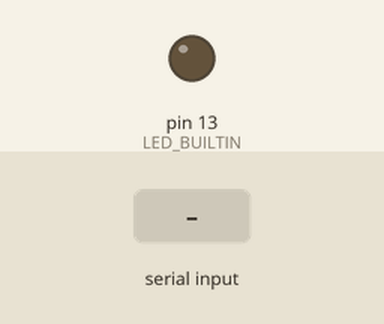
Bench run of a sketch on a simulated Arduino Uno, built with avr-gcc and run on an emulated ATmega328P. Shown: output pins drawn as LEDs (lit = HIGH). The test bench sets the inputs (shaded band). What the sketch prints to the serial monitor is not drawn.

Above: at 1.2 s.
1.3 s: "1\n" received over Serial
At 3.1 s:
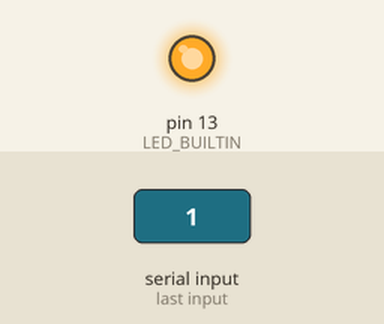
Timing chart, 0 to 8.1 s (numbered marks = the images above; inputs shaded):
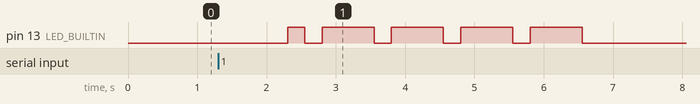

The sketch:

morse_led.ino
```cpp
enum MorseParts
{
  Dot = 0,
  Dash = 1,
  ERR = -1
};

enum PrintState
{
  IDENTIFY,
  PRINT_CHAR,
  WORD_WAIT,
  ON_WAIT,
  OFF_WAIT,
  COMPLETE
};

enum PrintErrors
{
  NO_ERROR = 0,
  INVAL_MORSE_BIT = 1,
  ESCAPE_RECEIVED = 2,
  INVAL_PRINT_STATE = 3
};

static const int UNIT_LENGTH_MS = 250;//ms

static const int DOT_DELAY_MS = 1 * UNIT_LENGTH_MS;
static const int DASH_DELAY_MS = 3 * UNIT_LENGTH_MS;
static const int PART_DELAY_MS = 1 * UNIT_LENGTH_MS;
static const int LETTER_DELAY_MS = 3 * UNIT_LENGTH_MS;
static const int WORD_DELAY_MS = 7 * UNIT_LENGTH_MS;

struct MorseLetter
{
  char num_parts;
  char parts;
};

const MorseLetter MORSE_LUT[] =
{
  { 0, 0b0 },// 0 - NUL
  { 0, 0b0 },// 1 - SOH
  { 0, 0b0 },// 2 - STX
  { 0, 0b0 },// 3 - ETX
  { 0, 0b0 },// 4 - EOT
  { 0, 0b0 },// 5 - ENQ
  { 0, 0b0 },// 6 - ACK
  { 0, 0b0 },// 7 - BEL
  { 0, 0b0 },// 8 - BS
  { 0, 0b0 },// 9 - HT
  { 0, 0b0 },// 10 - LF
  { 0, 0b0 },// 11 - VT
  { 0, 0b0 },// 12 - FF
  { 0, 0b0 },// 13 - CR
  { 0, 0b0 },// 14 - SO
  { 0, 0b0 },// 15 - SI
  { 0, 0b0 },// 16 - DLE
  { 0, 0b0 },// 17 - DC1
  { 0, 0b0 },// 18 - DC2
  { 0, 0b0 },// 19 - DC3
  { 0, 0b0 },// 20 - DC4
  { 0, 0b0 },// 21 - NAK
  { 0, 0b0 },// 22 - SYN
  { 0, 0b0 },// 23 - ETB
  { 0, 0b0 },// 24 - CAN
  { 0, 0b0 },// 25 - EM
  { 0, 0b0 },// 26 - SUB
  { 0, 0b0 },// 27 - ESC
  { 0, 0b0 },// 28 - FS
  { 0, 0b0 },// 29 - GS
  { 0, 0b0 },// 30 - RS
  { 0, 0b0 },// 31 - US
  { 0, 0b0 },// 32 - space
  { 0, 0b0 },// 33 - !
  { 0, 0b0 },// 34 - "
  { 0, 0b0 },// 35 - #
  { 0, 0b0 },// 36 - $
  { 0, 0b0 },// 37 - %
  { 0, 0b0 },// 38 - &
  { 0, 0b0 },// 39 - '
  { 0, 0b0 },// 40 - (
  { 0, 0b0 },// 41 - )
  { 0, 0b0 },// 42 - *
  { 0, 0b0 },// 43 - +
  { 0, 0b0 },// 44 - ,
  { 0, 0b0 },// 45 - -
  { 0, 0b0 },// 46 - .
  { 0, 0b0 },// 47 - /
  { 5, 0b11111 },// 48 - 0
  { 5, 0b11110 },// 49 - 1
  { 5, 0b11100 },// 50 - 2
  { 5, 0b11000 },// 51 - 3
  { 5, 0b10000 },// 52 - 4
  { 5, 0b00000 },// 53 - 5
  { 5, 0b00001 },// 54 - 6
  { 5, 0b00011 },// 55 - 7
  { 5, 0b00111 },// 56 - 8
  { 5, 0b01111 },// 57 - 9
  { 0, 0b0 },// 58 - :
  { 0, 0b0 },// 59 - ;
  { 0, 0b0 },// 60 - <
  { 0, 0b0 },// 61 - =
  { 0, 0b0 },// 62 - >
  { 0, 0b0 },// 63 - ?
  { 0, 0b0 },// 64 - @
  { 2, 0b10 },// 65 - A
  { 4, 0b0001 },// 66 - B
  { 4, 0b0101 },// 67 - C
  { 3, 0b001 },// 68 - D
  { 1, 0b0 },// 69 - E
  { 4, 0b0100 },// 70 - F
  { 3, 0b011 },// 71 - G
  { 4, 0b0000 },// 72 - H
  { 2, 0b00 },// 73 - I
  { 4, 0b1110 },// 74 - J
  { 3, 0b101 },// 75 - K
  { 4, 0b0010 },// 76 - L
  { 2, 0b11 },// 77 - M
  { 2, 0b01 },// 78 - N
  { 3, 0b111 },// 79 - O
  { 4, 0b0110 },// 80 - P
  { 4, 0b1011 },// 81 - Q
  { 3, 0b010 },// 82 - R
  { 3, 0b000 },// 83 - S
  { 1, 0b1 },// 84 - T
  { 3, 0b100 },// 85 - U
  { 4, 0b1000 },// 86 - V
  { 3, 0b110 },// 87 - W
  { 4, 0b1001 },// 88 - X
  { 4, 0b1101 },// 89 - Y
  { 4, 0b0011 },// 90 - Z
  { 0, 0b0 },// 91 - [
  { 0, 0b0 },// 92 - backslash
  { 0, 0b0 },// 93 - ]
  { 0, 0b0 },// 94 - ^
  { 0, 0b0 },// 95 - _
  { 0, 0b0 },// 96 - `
  { 2, 0b10 },// 97 - a
  { 4, 0b0001 },// 98 - b
  { 4, 0b0101 },// 99 - c
  { 3, 0b001 },// 100 - d
  { 1, 0b0 },// 101 - e
  { 4, 0b0100 },// 102 - f
  { 3, 0b011 },// 103 - g
  { 4, 0b0000 },// 104 - h
  { 2, 0b00 },// 105 - i
  { 4, 0b1110 },// 106 - j
  { 3, 0b101 },// 107 - k
  { 4, 0b0010 },// 108 - l
  { 2, 0b11 },// 109 - m
  { 2, 0b01 },// 110 - n
  { 3, 0b111 },// 111 - o
  { 4, 0b0110 },// 112 - p
  { 4, 0b1011 },// 113 - q
  { 3, 0b010 },// 114 - r
  { 3, 0b000 },// 115 - s
  { 1, 0b1 },// 116 - t
  { 3, 0b100 },// 117 - u
  { 4, 0b1000 },// 118 - v
  { 3, 0b110 },// 119 - w
  { 4, 0b1001 },// 120 - x
  { 4, 0b1101 },// 121 - y
  { 4, 0b0011 },// 122 - z
  { 0, 0b0 },// 123 - {
  { 0, 0b0 },// 124 - |
  { 0, 0b0 },// 125 - }
  { 0, 0b0 },// 126 - ~
  { 0, 0b0 },// 127 - DEL
  { 0, 0b0 },// 128 -
  { 0, 0b0 },// 129 -
  { 0, 0b0 },// 130 -
  { 0, 0b0 },// 131 -
  { 0, 0b0 },// 132 -
  { 0, 0b0 },// 133 -
  { 0, 0b0 },// 134 -
  { 0, 0b0 },// 135 -
  { 0, 0b0 },// 136 -
  { 0, 0b0 },// 137 -
  { 0, 0b0 },// 138 -
  { 0, 0b0 },// 139 -
  { 0, 0b0 },// 140 -
  { 0, 0b0 },// 141 -
  { 0, 0b0 },// 142 -
  { 0, 0b0 },// 143 -
  { 0, 0b0 },// 144 -
  { 0, 0b0 },// 145 -
  { 0, 0b0 },// 146 -
  { 0, 0b0 },// 147 -
  { 0, 0b0 },// 148 -
  { 0, 0b0 },// 149 -
  { 0, 0b0 },// 150 -
  { 0, 0b0 },// 151 -
  { 0, 0b0 },// 152 -
  { 0, 0b0 },// 153 -
  { 0, 0b0 },// 154 -
  { 0, 0b0 },// 155 -
  { 0, 0b0 },// 156 -
  { 0, 0b0 },// 157 -
  { 0, 0b0 },// 158 -
  { 0, 0b0 },// 159 -
  { 0, 0b0 },// 160 -
  { 0, 0b0 },// 161 -
  { 0, 0b0 },// 162 -
  { 0, 0b0 },// 163 -
  { 0, 0b0 },// 164 -
  { 0, 0b0 },// 165 -
  { 0, 0b0 },// 166 -
  { 0, 0b0 },// 167 -
  { 0, 0b0 },// 168 -
  { 0, 0b0 },// 169 -
  { 0, 0b0 },// 170 -
  { 0, 0b0 },// 171 -
  { 0, 0b0 },// 172 -
  { 0, 0b0 },// 173 -
  { 0, 0b0 },// 174 -
  { 0, 0b0 },// 175 -
  { 0, 0b0 },// 176 -
  { 0, 0b0 },// 177 -
  { 0, 0b0 },// 178 -
  { 0, 0b0 },// 179 -
  { 0, 0b0 },// 180 -
  { 0, 0b0 },// 181 -
  { 0, 0b0 },// 182 -
  { 0, 0b0 },// 183 -
  { 0, 0b0 },// 184 -
  { 0, 0b0 },// 185 -
  { 0, 0b0 },// 186 -
  { 0, 0b0 },// 187 -
  { 0, 0b0 },// 188 -
  { 0, 0b0 },// 189 -
  { 0, 0b0 },// 190 -
  { 0, 0b0 },// 191 -
  { 0, 0b0 },// 192 -
  { 0, 0b0 },// 193 -
  { 0, 0b0 },// 194 -
  { 0, 0b0 },// 195 -
  { 0, 0b0 },// 196 -
  { 0, 0b0 },// 197 -
  { 0, 0b0 },// 198 -
  { 0, 0b0 },// 199 -
  { 0, 0b0 },// 200 -
  { 0, 0b0 },// 201 -
  { 0, 0b0 },// 202 -
  { 0, 0b0 },// 203 -
  { 0, 0b0 },// 204 -
  { 0, 0b0 },// 205 -
  { 0, 0b0 },// 206 -
  { 0, 0b0 },// 207 -
  { 0, 0b0 },// 208 -
  { 0, 0b0 },// 209 -
  { 0, 0b0 },// 210 -
  { 0, 0b0 },// 211 -
  { 0, 0b0 },// 212 -
  { 0, 0b0 },// 213 -
  { 0, 0b0 },// 214 -
  { 0, 0b0 },// 215 -
  { 0, 0b0 },// 216 -
  { 0, 0b0 },// 217 -
  { 0, 0b0 },// 218 -
  { 0, 0b0 },// 219 -
  { 0, 0b0 },// 220 -
  { 0, 0b0 },// 221 -
  { 0, 0b0 },// 222 -
  { 0, 0b0 },// 223 -
  { 0, 0b0 },// 224 -
  { 0, 0b0 },// 225 -
  { 0, 0b0 },// 226 -
  { 0, 0b0 },// 227 -
  { 0, 0b0 },// 228 -
  { 0, 0b0 },// 229 -
  { 0, 0b0 },// 230 -
  { 0, 0b0 },// 231 -
  { 0, 0b0 },// 232 -
  { 0, 0b0 },// 233 -
  { 0, 0b0 },// 234 -
  { 0, 0b0 },// 235 -
  { 0, 0b0 },// 236 -
  { 0, 0b0 },// 237 -
  { 0, 0b0 },// 238 -
  { 0, 0b0 },// 239 -
  { 0, 0b0 },// 240 -
  { 0, 0b0 },// 241 -
  { 0, 0b0 },// 242 -
  { 0, 0b0 },// 243 -
  { 0, 0b0 },// 244 -
  { 0, 0b0 },// 245 -
  { 0, 0b0 },// 246 -
  { 0, 0b0 },// 247 -
  { 0, 0b0 },// 248 -
  { 0, 0b0 },// 249 -
  { 0, 0b0 },// 250 -
  { 0, 0b0 },// 251 -
  { 0, 0b0 },// 252 -
  { 0, 0b0 },// 253 -
  { 0, 0b0 },// 254 -
  { 0, 0b0 }// 255 -
};

MorseParts getNextMorseBit(const MorseLetter letter, int currentPart)
{
  if (currentPart >= letter.num_parts)
  {
    return MorseParts::ERR;
  }

  return (MorseParts)((letter.parts >> currentPart) & 1);
}

PrintErrors printStringMorse(const String& toMorse)
{
  PrintState currentState = PrintState::IDENTIFY;
  PrintErrors error = PrintErrors::NO_ERROR;

  int stringLen = toMorse.length();
  int currentPartIndex = 0;
  int currentCharIndex = 0;
  char currentChar = 0;
  MorseLetter currentLetter = { 0, 0 };
  int currentWait = 0;
  bool letterComplete = false;

  while (currentState != PrintState::COMPLETE)
  {
    switch (currentState)
    {
    case PrintState::IDENTIFY:
      // Check if string is done
      if (currentCharIndex >= stringLen)
      {
        currentState = PrintState::COMPLETE;
        error = PrintErrors::NO_ERROR;
        break;
      }

      // Get current letter
      currentChar = toMorse[currentCharIndex++];

      // Space Wait will be handled next iteration before
      // the next character
      if (currentChar == ' ')
      {
        currentState = PrintState::WORD_WAIT;
        break;
      }

      // Convert Character to Morse Code
      currentLetter = MORSE_LUT[currentChar];

      // Check if non printable character
      if (currentLetter.num_parts == 0)
      {
        currentState = PrintState::COMPLETE;
        if(currentChar == '\n')
        {
          error = PrintErrors::NO_ERROR;
        }
        else
        {
          error = PrintErrors::ESCAPE_RECEIVED;
        }
      }
      else
      {
        // go directly to print characters
        currentState = PrintState::PRINT_CHAR;
      }
      break;

    case PrintState::PRINT_CHAR:

      // check if done with character
      if (currentPartIndex >= currentLetter.num_parts)
      {
        currentState = PrintState::IDENTIFY;
        currentPartIndex = 0;
        break;
      }

      // Handle next letter part to print
      switch (getNextMorseBit(currentLetter, currentPartIndex++))
      {
      case MorseParts::Dash:
        currentState = PrintState::ON_WAIT;
        currentWait = DASH_DELAY_MS;

        break;

      case MorseParts::Dot:
        currentWait = DOT_DELAY_MS;
        currentState = PrintState::ON_WAIT;
        break;

      case MorseParts::ERR:
      default:
        error = PrintErrors::INVAL_MORSE_BIT;
        currentState = PrintState::COMPLETE;
        break;
      }
      break;

    case PrintState::WORD_WAIT:
      currentWait = WORD_DELAY_MS;
      currentState = PrintState::OFF_WAIT;
      break;

    case PrintState::ON_WAIT:
      digitalWrite(LED_BUILTIN, HIGH);
      delay(currentWait);
      currentState = PrintState::OFF_WAIT;
      break;

    case PrintState::OFF_WAIT:
      digitalWrite(LED_BUILTIN, LOW);

      if (currentPartIndex >= currentLetter.num_parts)
      {
        currentWait = LETTER_DELAY_MS;
      }
      else
      {
        currentWait = PART_DELAY_MS;
      }

      delay(currentWait);
      currentState = PrintState::PRINT_CHAR;
      break;

    case PrintState::COMPLETE:
      break;

    default:
      error = PrintErrors::INVAL_PRINT_STATE;
      currentState = PrintState::COMPLETE;
      break;
    }
  }

  return error;
}

void writeString(const String& str)
{
  for(int i = 0; i < str.length(); ++i)
  {
    Serial.write(str[i]);
  }
}

void setup() {
  // put your setup code here, to run once:
  pinMode(LED_BUILTIN, OUTPUT);
  Serial.begin(9600);
}

void loop() {
  writeString("Send String to Convert to Morse Code\n");
  // Loop until data available
  while(Serial.available() == 0) { delay(1); }
  // Read the string to convert
  String toMorse = Serial.readString();
  // convert and blink the code
  if(printStringMorse(toMorse) == PrintErrors::ESCAPE_RECEIVED)
  {
    writeString("Sentinel Received, Exiting...\n");
    Serial.flush();
    // Exit the loop if sentinel is received.
    exit(0);
  }
}
```

Measured:
- after the input at 1.3 s, pin 13 (LED_BUILTIN): LOW → HIGH after 1.0 s, then repeats every 1.0 s: LOW 0.25 s, HIGH 0.75 s, until it stays LOW from 6.6 s
